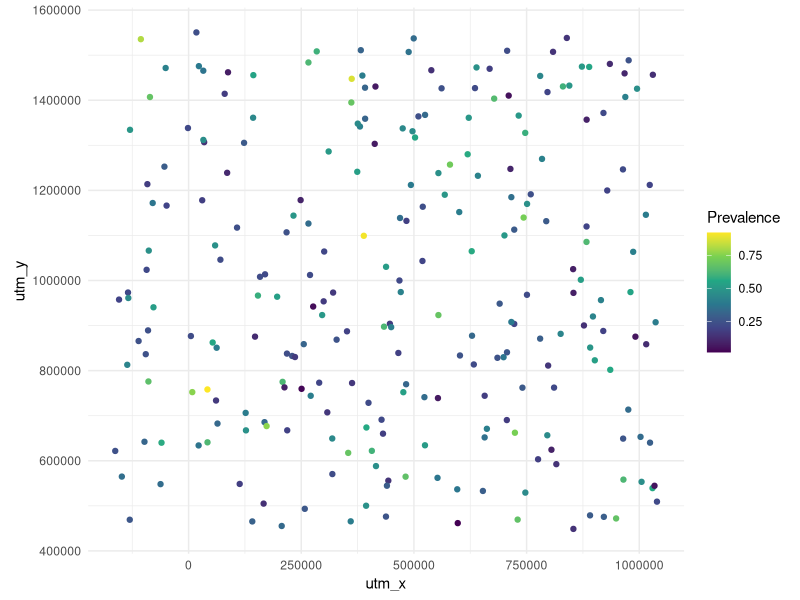

This chart was generated by the following R code:
## ---- chunk 1
library(tidyverse)

spatial_binom <- read_csv("data/spatial_binomial_data.csv")
head(spatial_binom)
## ---- chunk 2
ggplot(spatial_binom, aes(utm_x, utm_y, colour = n_pos / n_tested)) +
geom_point() +
coord_equal() +
scale_colour_viridis_c(name = "Prevalence") +
theme_minimal()
